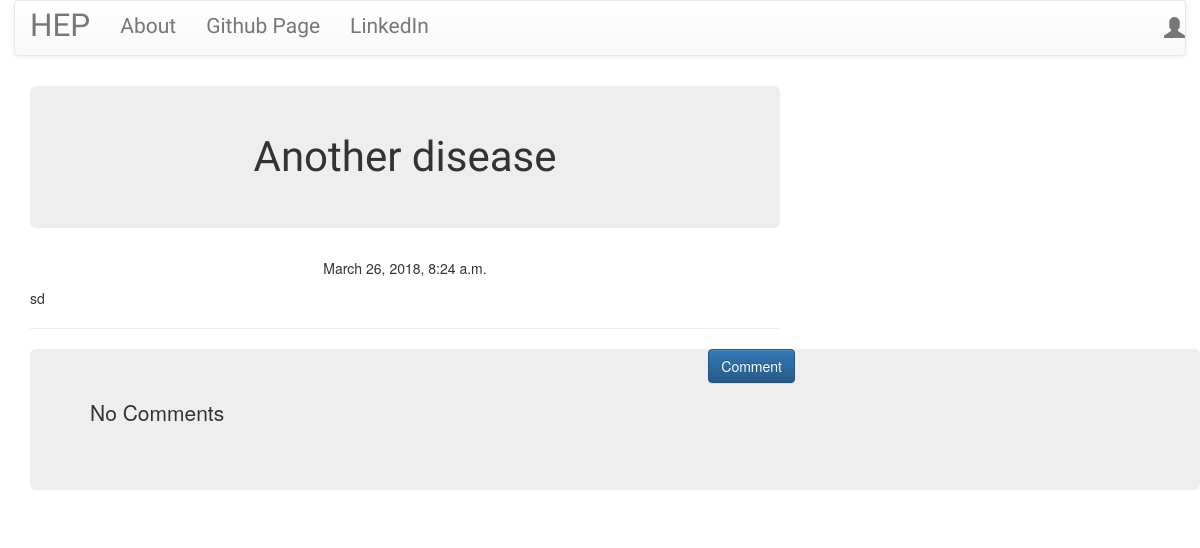
Page /post/8 on the earlier database version.
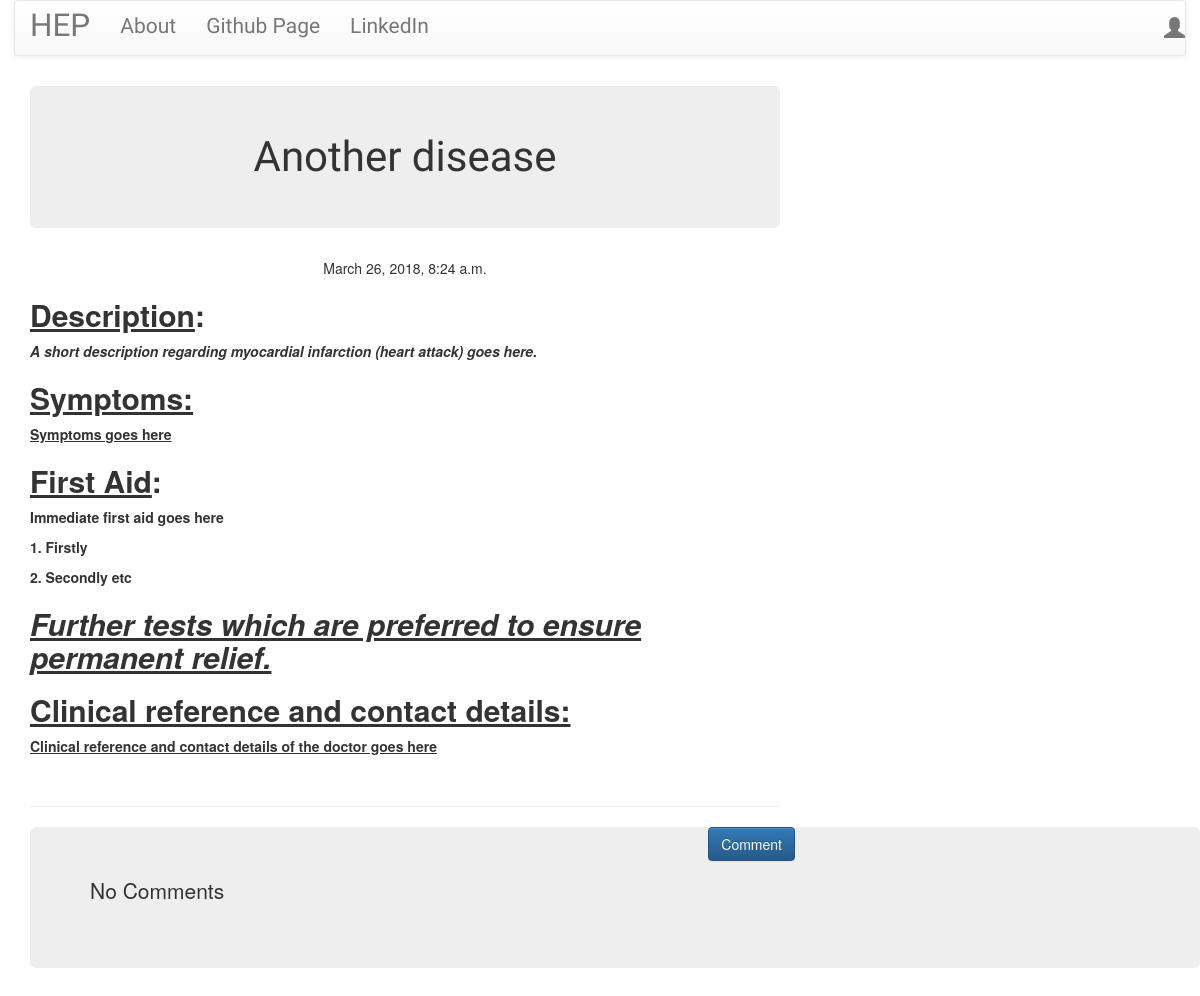
Same page on the later database version.
### blog/models.py (models this page shows, shortened)
class Post(models.Model):
    author = models.ForeignKey('auth.User')
    title = models.CharField(max_length=260)
    text = models.TextField()
    created_date = models.DateTimeField(default = timezone.now)
    published_date = models.DateTimeField(blank=True,null=True)

### blog/views.py (the view)
# urls.py: url(r'^post/(?P<pk>\d+)$', views.PostDetailView.as_view(),name='post_detail'),
class PostDetailView(DetailView):
    model = Post

### blog/templates/blog/post_detail.html (shortened to what this page needs)
{% extends "blog/base.html" %}
{% block content %}
<h1 class="posttitle loader jumbotron">{{post.title}}</h1>
{% if post.published_date %}
<div class="date postdate">
{{post.published_date}}
</div>
{% else %}
<a class="btn btn-default" href="{% url 'post_publish' pk=post.pk %}">Publish</a>
{% endif %}
<p class="postcontent">{{post.text|safe|linebreaksbr}}</p>
<hr>
<a class="btn btn-primary btn-comment"  href="{% url 'add_comment_to_post' pk=post.pk %}">Comment</a>
<div class="container jumbotron">
{% for comment in post.comments.all %}
<br>
{% if user.is_authenticated or comment.approved_comment %}
{{comment.created_date}}
    {% if not comment.approved_comment %}
        <a class="btn btn-default" href="{% url 'comment_remove' pk=comment.pk %}"><span class="glyphicon glyphicon-remove"></span></a>
        <a class="btn btn-default" href="{% url 'comment_approve' pk=comment.pk %}"><span class="glyphicon glyphicon-ok"></span></a>
    {% endif %}
    <p style="color:white">{{comment.text|safe|linebreaksbr}}</p>
    <p>Posted by: {{comment.author}}</p>
{% endif %}
{% empty %}
<p>No Comments</p>
{% endfor %}
</div>
{% endblock %}

Differences in the rows shown:
changed Post "Another disease": text "sd" → "Description : A short description regarding myocardial infarction (heart attack) goes here. Symptoms: Symptoms goes here First Aid : Immediate first aid goes here 1. Firstly 2. Secondly etc Further tests which are preferred to ensure permanent relief. Clinical reference and contact details: Clinical reference and contact details of the doctor goes here"
